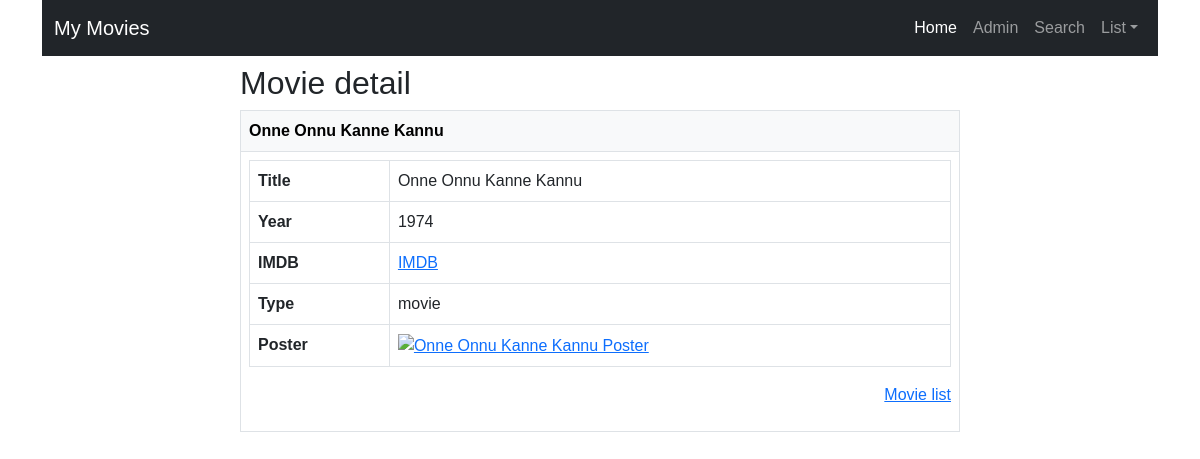
/movieapp/movie_detail/43, run on the app's committed database.
### movieapp/models.py (models this page shows, shortened)
class Movie (models.Model):
    title = models.CharField(max_length=100)
    year = models.CharField(max_length=100)
    imdbID = models.CharField(max_length=100)
    type = models.CharField(max_length=100)
    poster = models.CharField(max_length=100, null=True, blank=True)
    class Meta:
        ordering = ['title']
        verbose_name_plural = 'movies'

### movieapp/views.py (the view)
# urls.py: path('movie_detail/<int:pk>', views.MovieDetailView.as_view(), name='movie_detail'),  # Movie detail View
class MovieDetailView(DetailView):
    model = Movie

### movieapp/templates/movieapp/movie_detail.html
{% extends "base.html" %}
{% block main %}
    <div class="container">
        <div class="row">
            <div class="col-8 mt-2 mx-auto">
                <h2>Movie detail</h2>
                <table class="table table-bordered">
                    <tr class="text-bg-light">
                        <th>{{ movie.title }}</th>
                    </tr>
                    <tr>
                        <td>
                            <table class="table table-bordered">
                                <tr>
                                    <th>Title</th>
                                    <td>{{ movie.title }}</td>
                                </tr>
                                <tr>
                                    <th>Year</th>
                                    <td>{{ movie.year }}</td>
                                </tr>
                                <tr>
                                    <th>IMDB</th>
                                    <td>
                                        <a href="https://www.imdb.com/title/{{ movie.imdbID }}" target="_blank">IMDB</a>
                                    </td>
                                </tr>
                                <tr>
                                    <th>Type</th>
                                    <td>{{ movie.type }}</td>
                                </tr>
                                {% if movie.poster %}
                                    <tr>
                                        <th>Poster</th>
                                        <td>
                                            <a href="{{ movie.poster }}" target="_blank">
                                                <img src="{{ movie.poster }}" alt="{{ movie.title }} Poster" style="width: 100px; height: auto;">
                                            </a>
                                        </td>
                                    </tr>
                                {% endif %}
                            </table>
                            <p class="text-end">
                                <a href="{% url 'movieapp:movie_list' %}">Movie list</a>
                            </p>
                        </td>
                    </tr>
                </table>
            </div>
        </div>
    </div>
{% endblock %}

### templates/base.html (style rules this page uses)
* { margin: 0; padding: 0; font-family: sans-serif; }

### data on the page
Movie: title "Onne Onnu Kanne Kannu", year "1974", type "movie"
